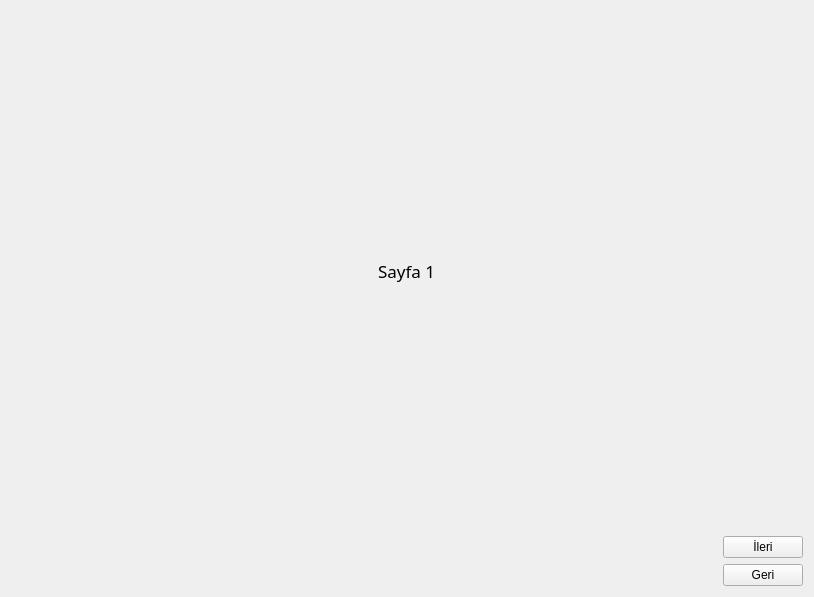
<?xml version="1.0" encoding="UTF-8"?>
<ui version="4.0">
 <class>Widget</class>
 <widget class="QWidget" name="Widget">
  <property name="geometry">
   <rect>
    <x>0</x>
    <y>0</y>
    <width>814</width>
    <height>597</height>
   </rect>
  </property>
  <property name="windowTitle">
   <string>Widget</string>
  </property>
  <layout class="QVBoxLayout" name="verticalLayout_2">
   <item>
    <widget class="QStackedWidget" name="stackedWidget">
     <widget class="QWidget" name="page">
      <layout class="QVBoxLayout" name="verticalLayout_3">
       <item>
        <spacer name="verticalSpacer">
         <property name="orientation">
          <enum>Qt::Vertical</enum>
         </property>
         <property name="sizeHint" stdset="0">
          <size>
           <width>20</width>
           <height>223</height>
          </size>
         </property>
        </spacer>
       </item>
       <item alignment="Qt::AlignHCenter">
        <widget class="QLabel" name="label">
         <property name="font">
          <font>
           <family>Snap ITC</family>
           <pointsize>13</pointsize>
          </font>
         </property>
         <property name="text">
          <string>Sayfa 1</string>
         </property>
        </widget>
       </item>
       <item>
        <spacer name="verticalSpacer_2">
         <property name="orientation">
          <enum>Qt::Vertical</enum>
         </property>
         <property name="sizeHint" stdset="0">
          <size>
           <width>20</width>
           <height>222</height>
          </size>
         </property>
        </spacer>
       </item>
      </layout>
     </widget>
     <widget class="QWidget" name="page_2"/>
    </widget>
   </item>
   <item>
    <layout class="QHBoxLayout" name="horizontalLayout">
     <item>
      <spacer name="horizontalSpacer">
       <property name="orientation">
        <enum>Qt::Horizontal</enum>
       </property>
       <property name="sizeHint" stdset="0">
        <size>
         <width>40</width>
         <height>20</height>
        </size>
       </property>
      </spacer>
     </item>
     <item>
      <layout class="QVBoxLayout" name="verticalLayout">
       <item>
        <widget class="QPushButton" name="nextButton">
         <property name="text">
          <string>İleri</string>
         </property>
        </widget>
       </item>
       <item>
        <widget class="QPushButton" name="previousButton">
         <property name="text">
          <string>Geri</string>
         </property>
        </widget>
       </item>
      </layout>
     </item>
    </layout>
   </item>
  </layout>
 </widget>
 <resources/>
 <connections/>
</ui>
